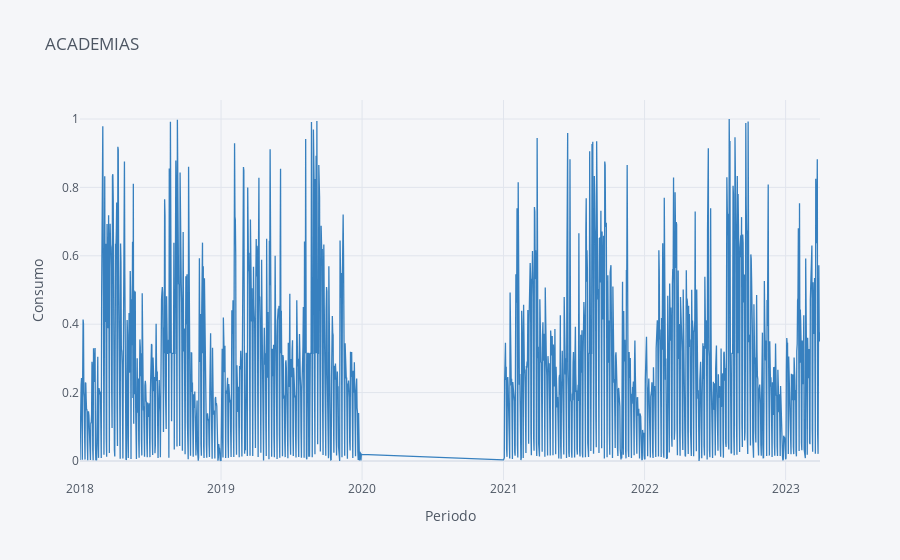

Write notebook code for a chart like this one.
### Code cell
# GRAFICAR ACADEMIAS
df_Frec['ACADEMIAS'].iplot(kind='line', title='ACADEMIAS', xTitle='Periodo', yTitle='Consumo', color='blue')

### Figure 1 — Plotly figure (JSON) as saved in the notebook; plotly's stock layout.template omitted (floating-point values rounded to 4 significant figures; data arrays with more than 128 entries replaced by an {"elided": "..."} marker saying what was removed)
{"data": [{"line": {"color": "rgba(55, 128, 191, 1.0)", "dash": "solid", "shape": "linear", "width": 1.3}, "mode": "lines", "name": "ACADEMIAS", "text": "", "type": "scatter", "x": {"elided": "1550 str values"}, "y": {"elided": "1550 float values"}}], "layout": {"legend": {"bgcolor": "#F5F6F9", "font": {"color": "#4D5663"}}, "paper_bgcolor": "#F5F6F9", "plot_bgcolor": "#F5F6F9", "title": {"font": {"color": "#4D5663"}, "text": "ACADEMIAS"}, "xaxis": {"gridcolor": "#E1E5ED", "showgrid": true, "tickfont": {"color": "#4D5663"}, "title": {"font": {"color": "#4D5663"}, "text": "Periodo"}, "zerolinecolor": "#E1E5ED"}, "yaxis": {"gridcolor": "#E1E5ED", "showgrid": true, "tickfont": {"color": "#4D5663"}, "title": {"font": {"color": "#4D5663"}, "text": "Consumo"}, "zerolinecolor": "#E1E5ED"}}}
